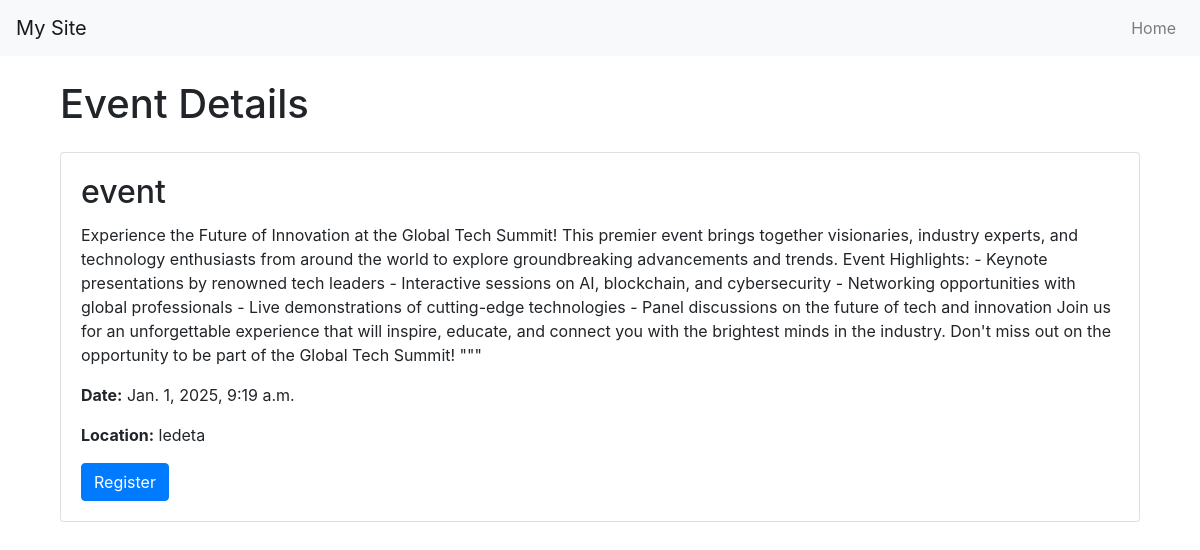
/event/3, run on the app's committed database.
### events/models.py (models this page shows, shortened)
class Event(models.Model):
    name = models.CharField(max_length=100)
    description = models.TextField()
    date = models.DateTimeField(default=timezone.now)
    location = models.CharField(max_length=100)

### events/views.py (the view)
# urls.py: path('event/<int:id>', views.event_details, name='event_details'),
def event_details(request, id):
    event = get_object_or_404(Event, id=id)
    return render(request, 'event/event_details.html', {'event': event})

### events/templates/event/event_details.html (shortened to what this page needs)
{% extends 'base.html' %}
{% block content %}
<div class="container">
    <h1 class="my-4">Event Details</h1>
    <div class="card">
        <div class="card-body">
            <h2 class="card-title">{{ event.name }}</h2>
            <p class="card-text">{{ event.description }}</p>
            <p class="card-text"><strong>Date:</strong> {{ event.date }}</p>
            <p class="card-text"><strong>Location:</strong> {{ event.location }}</p>
            <a href="{% url 'register' event.id %}" class="btn btn-primary">Register</a>
        </div>
    </div>
</div>
{% endblock content%}

### events/templates/base.html (style rules this page uses)
body { padding-top: 56px; }
.container { margin-top: 20px; }

### data on the page
Event: name "event", description "Experience the Future of Innovation at the Global Tech Summit! This premier event brings together visionaries, industry experts, and technology enthusiasts from around the world to explore groundbreaking advancements and trends. Event Highlights: - Keynote presentations by renowned tech leaders - Interactive sessions on AI, blockchain, and cybersecurity - Networking opportunities with global professionals - Live demonstrations of cutting-edge technologies - Panel discussions on the future of tech and innovation Join us for an unforgettable experience that will inspire, educate, and connect you with the brightest minds in the industry. Don't miss out on the opportunity to be part of the…", date "Jan. 1, 2025, 9:19 a.m.", location "ledeta"
